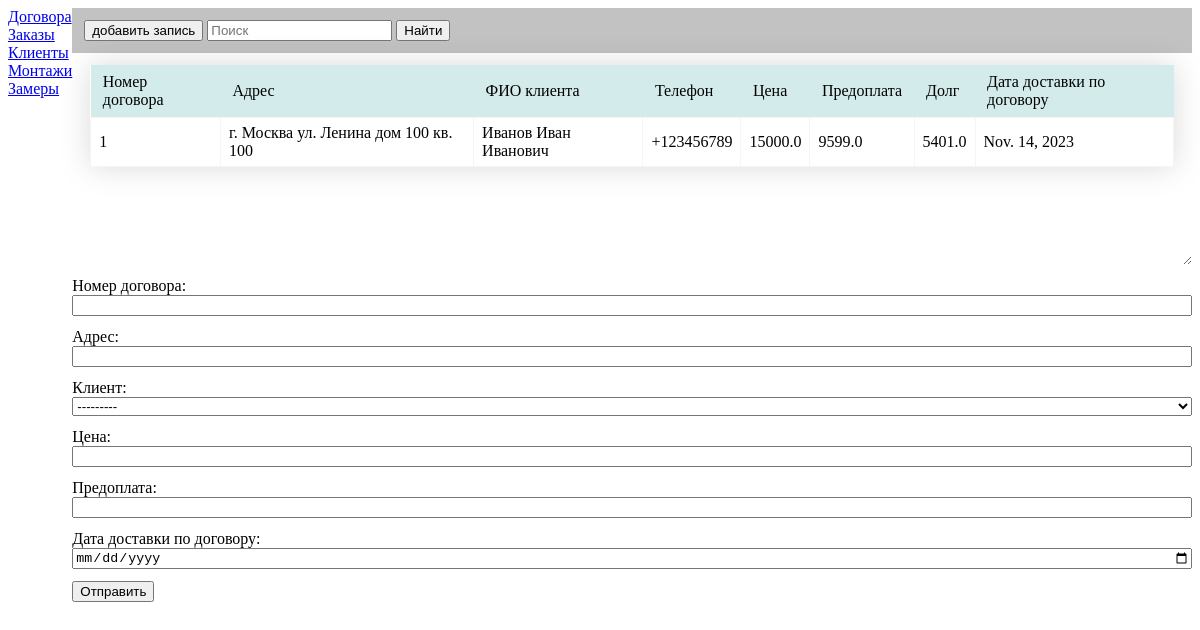
The page / on the database its author committed.
### main_forms/models.py (models this page shows, shortened)
class Contracts(models.Model):
    customer = models.ForeignKey(Customers, on_delete=models.CASCADE)
    contract_number = models.CharField(max_length=255, verbose_name='Номер договора')       # Номер договора.
    address = models.CharField(max_length=255, verbose_name='Адрес')                        # Адрес
    price = models.FloatField(verbose_name='Цена')                                          # Цена.
    prepayment = models.FloatField(verbose_name='Предоплата')                               # Предоплата.
    debt = models.FloatField(verbose_name='Долг')                                           # Долг.
    delivery_date_by_contract = models.DateField(verbose_name='Дата доставки по договору')  # Дата доставки по договору.
    objects = models.Manager()

class Customers(models.Model):
    id = models.AutoField(primary_key=True, unique=True)
    address = models.CharField(max_length=255, verbose_name='Адрес')                        # Адрес
    customer_name = models.CharField(max_length=255, verbose_name='ФИО клиента')            # ФИО клиента
    phone = models.CharField(max_length=12, verbose_name='Телефон')                         # Телефон
    objects = models.Manager()
    def __str__(self):
        return self.customer_name

### main_forms/views.py (the view)
# urls.py: path("", views.create_contract, name="main"),
def create_contract(request):
    table_data = Contracts.objects.all()
    return create_entity(request, table_data, ContractsForm, "main_forms/contracts.html")

### main_forms/views.py (called while the page is built)
def create_entity(request, table_data, form_class, template_name):
    if request.method == 'POST':
        form = form_class(request.POST)
        if form.is_valid():
            task = form.save(commit=False)
            task.save()
    else:
        form = form_class
    context = {'table_data': table_data, "form": form}
    return render(request, template_name, context=context)

### main_forms/templates/main_forms/contracts.html (shortened to what this page needs)
{% extends "main_forms/base.html" %}
{% block form_block %}
<div class="table-container">
  <table>
    <thead>
      <tr>
        <th>Номер договора</th>
        <th>Адрес</th>
        <th>ФИО клиента</th>
        <th>Телефон</th>
        <th>Цена</th>
        <th>Предоплата</th>
        <th>Долг</th>
        <th>Дата доставки по договору</th>
      </tr>
    </thead>
    <tbody>
      {% for row in table_data|slice:'::-1' %}
      <tr>
        <td>{{ row.contract_number }}</td>
        <td>{{ row.address }}</td>
        <td>{{ row.customer.customer_name }}</td>
        <td>{{ row.customer.phone }}</td>
        <td>{{ row.price }}</td>
        <td>{{ row.prepayment }}</td>
        <td>{{ row.debt }}</td>
        <td>{{ row.delivery_date_by_contract }}</td>
      </tr>
      {% endfor %}
    </tbody>
  </table>
</div>
<form action="{% url 'create_contract' %}" method="post">
  {{ form.as_div }}
  <button type="submit" name="submit">Отправить</button>
</form>
{% endblock %}

### main_forms/static/main_forms/css/table.css (style rules this page uses)
.table-container { filter: drop-shadow(0px 0px 15px rgba(0, 0, 0, .15)); height: 200px; overflow: auto; padding-inline: 18px; margin-bottom: 12px; margin-top: 12px; resize: vertical; }
table { width: 100%; border-collapse: collapse; background-color: #fff; }
th { padding: 8px 12px; background-color: #D4EBEB; font-weight: 500; text-align: left; }
td { padding: 6px 8px; border: 1px solid #f5f5f5; }

### main_forms/static/main_forms/css/forms.css (style rules this page uses)
form > div { display: grid; margin-bottom: 12px; }

### rows shown on the page
Contracts: contract_number "1", address "г. Москва ул. Ленина дом 100 кв. 100", customer.customer_name "Иванов Иван Иванович", customer.phone "+123456789", price "15000.0", prepayment "9599.0", debt "5401.0", delivery_date_by_contract "Nov. 14, 2023"
